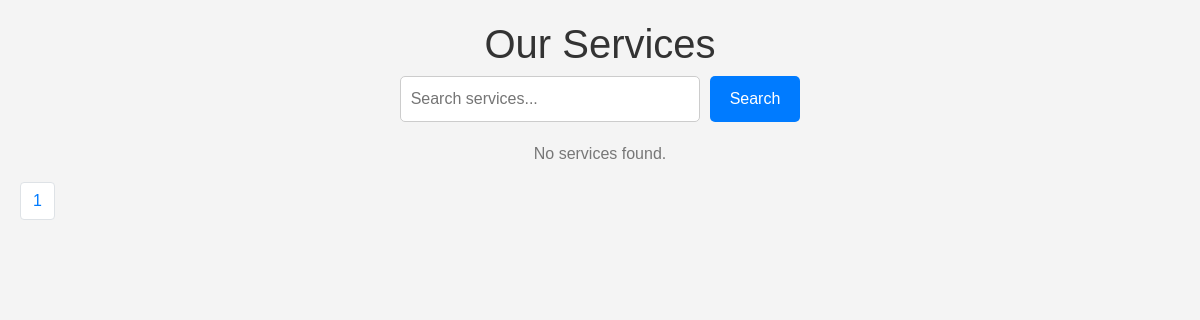
The app's page /new/, older data.
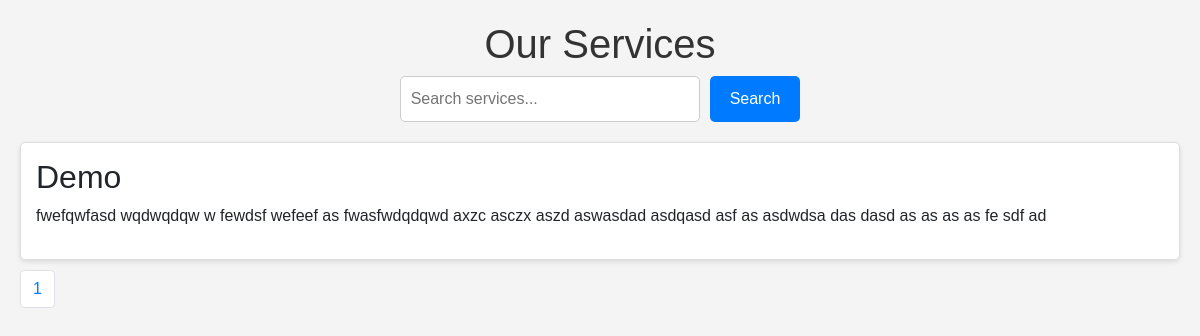
The same page, newer data.
### service/models.py (models this page shows)
class Service(models.Model):
    service_icon = models.CharField(max_length=50)
    service_title = models.CharField(max_length=50)
    service_description = models.TextField()

### wscubetech/views.py (the view)
# urls.py: path('new/', views.new, name="new"),
def new(request):
    st = request.GET.get('servicename')
    if st:
        serviceData = Service.objects.filter(service_title__icontains=st)
    else:
        serviceData = Service.objects.all()
    print(f"Service data: {serviceData}")  # Debugging print
    paginator = Paginator(serviceData, 2)  # Show 2 services per page
    page_number = request.GET.get('page')  # Get the current page number from the URL
    serviceDatafinal = paginator.get_page(page_number)  # Get the services for the current page
    totalpage = serviceDatafinal.paginator.num_pages  # Total number of pages
    totalpagelist = [n+1 for n in range(totalpage)]  # List of page numbers
    data = {
        'serviceData': serviceDatafinal,
        'lastpage': totalpage,
        'totalpagelist': totalpagelist,
    }
    print(f"Final paginated data: {serviceDatafinal}")  # Debugging print
    return render(request, 'new.html', data)

### templates/new.html (shortened to what this page needs)
<!DOCTYPE html>
<html lang="en">
<head>
    <link rel="stylesheet" href="https://cdn.jsdelivr.net/npm/bootstrap@4.0.0/dist/css/bootstrap.min.css">
</head>
<body>
    <h1>Our Services</h1>
    <form method="GET" action="">
        <input type="text" name="servicename" placeholder="Search services..." value="{{ servicename }}">
        <button type="submit">Search</button>
    </form>
    {% if serviceData %}
        {% for service in serviceData %}
            <div class="service">
                <h2>{{ service.service_title | safe }}</h2>
                <p>{{ service.service_description | safe }}</p>
            </div>
        {% endfor %}
    {% else %}
        <p class="no-services">No services found.</p>
    {% endif %}
<nav aria-label="...">
    <ul class="pagination">
        {% for page in totalpagelist %}
        <li class="page-item"><a class="page-link" href="/new/?page={{ page }}">{{ page }}</a></li>
        {% endfor %}
    </ul>
</nav>
</body>
</html>

Row changes from the older to the newer data that the page shows:
added Service: service_title "Demo", service_description "fwefqwfasd wqdwqdqw w fewdsf wefeef as fwasfwdqdqwd axzc asczx aszd aswasdad asdqasd asf as asdwdsa das dasd as as as as fe sdf ad"
Text that changed along with them:
text no longer shown: "No services found."
